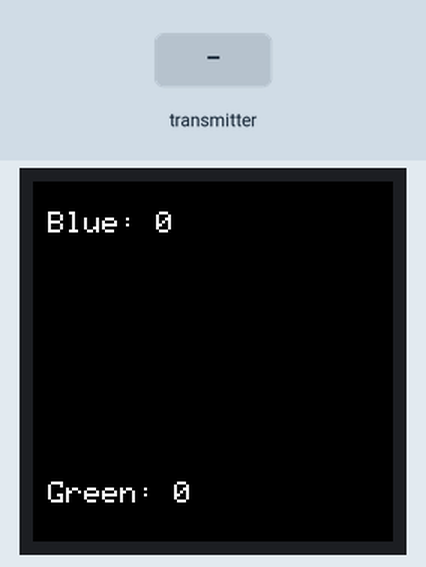
This sketch was run on a simulated ESP32. On the bench: 240×240 colour display. The inputs (shaded band) are chosen by the test bench.

Above: at 1.4 s.
1.5 s: the transmitter starts sending team = BLUE
At 1.9 s:
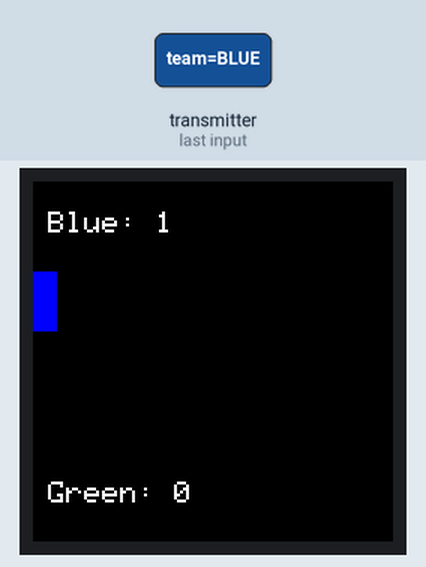
4.5 s: the transmitter starts sending team = GREEN
At 12.3 s:
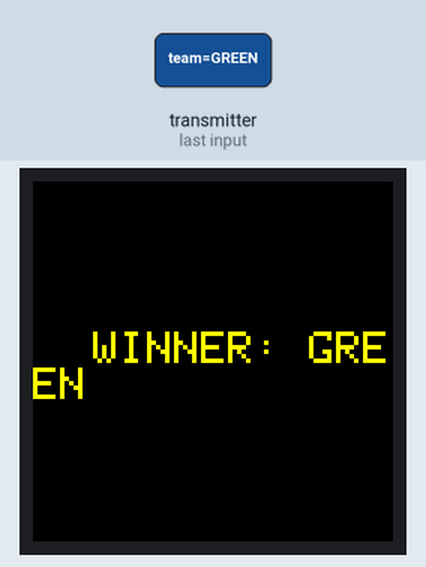
Timing chart, 0 to 12.5 s (numbered marks = the images above; inputs shaded):
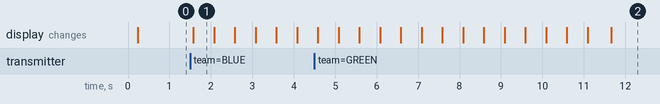

The sketch:

Code_layar.ino
```cpp
#include <esp_now.h>
#include <WiFi.h>
#include <TFT_eSPI.h>  // Library ST7789
#include <SPI.h>

// === TFT setup ===
TFT_eSPI tft = TFT_eSPI();  // 240x240 ST7789

// Skor
int blueScore = 0;
int greenScore = 0;
int maxScore = 15; // target poin untuk menang

bool gameOver = false;  // Flag penanda kalau sudah ada pemenang

// Data diterima
typedef struct struct_message {
  char team[10];
} struct_message;

struct_message incomingData;

// === Callback setelah data diterima ===
void OnDataRecv(const esp_now_recv_info *info, const uint8_t *incomingDataRaw, int len) {
  if (gameOver) return; // kalau sudah ada pemenang, jangan tambah skor lagi

  memcpy(&incomingData, incomingDataRaw, sizeof(incomingData));

  if (strcmp(incomingData.team, "BLUE") == 0) {
    if (blueScore < maxScore) blueScore++;
  }
  if (strcmp(incomingData.team, "GREEN") == 0) {
    if (greenScore < maxScore) greenScore++;
  }

  drawBars();
}

// === Setup ===
void setup() {
  Serial.begin(115200);
  WiFi.mode(WIFI_STA);

  // Init ESP-NOW
  if (esp_now_init() != ESP_OK) {
    Serial.println("Error ESP-NOW init");
    return;
  }
  esp_now_register_recv_cb(OnDataRecv);

  // Init TFT
  tft.init();
  tft.setRotation(0);
  tft.fillScreen(TFT_BLACK);

  // Tampilan awal
  drawBars();
}

// === Loop ===
void loop() {
  // tidak ada yang perlu di-loop, semua event dari ESP-NOW
}

// === Fungsi gambar bar dan skor ===
void drawBars() {
  if (gameOver) return; // kalau game sudah selesai, jangan gambar bar lagi

  // Hitung panjang bar sesuai skor
  int barWidthBlue  = map(blueScore, 0, maxScore, 0, 240);
  int barWidthGreen = map(greenScore, 0, maxScore, 0, 240);

  // Bersihkan area bar dulu
  tft.fillRect(0, 60, 240, 40, TFT_BLACK);   // area Blue
  tft.fillRect(0, 140, 240, 40, TFT_BLACK);  // area Green

  // Bar Blue (atas)
  tft.fillRect(0, 60, barWidthBlue, 40, TFT_BLUE);

  // Bar Green (bawah)
  tft.fillRect(0, 140, barWidthGreen, 40, TFT_GREEN);

  // Tulis skor
  tft.setTextSize(2);
  tft.setTextColor(TFT_WHITE, TFT_BLACK);

  tft.setCursor(10, 20);
  tft.printf("Blue: %d", blueScore);

  tft.setCursor(10, 200);
  tft.printf("Green: %d", greenScore);

  // === Cek kondisi menang ===
  if (blueScore >= maxScore) {
    showWinner("BLUE");
  } else if (greenScore >= maxScore) {
    showWinner("GREEN");
  }
}

// === Fungsi tampilkan pemenang ===
void showWinner(const char *team) {
  gameOver = true;  // tandai permainan selesai

  tft.fillScreen(TFT_BLACK);
  tft.setTextSize(3);
  tft.setTextColor(TFT_YELLOW, TFT_BLACK);

  tft.setCursor(40, 100);
  tft.printf("WINNER: %s", team);
}
```

Measured:
- after the input at 1.5 s, the display: changes after 0.08 s (image 1)
- what the display in image 1 shows lasts 0.5 s, from 1.6 s to 2.1 s
